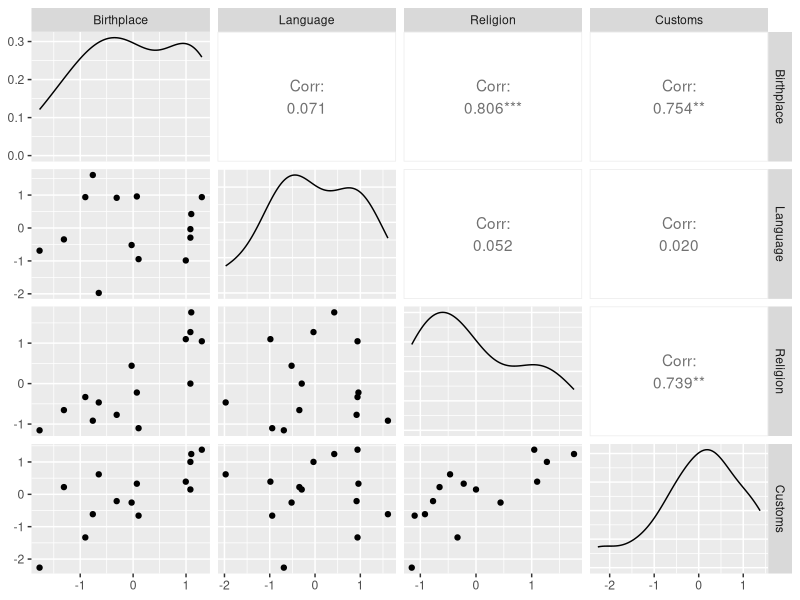
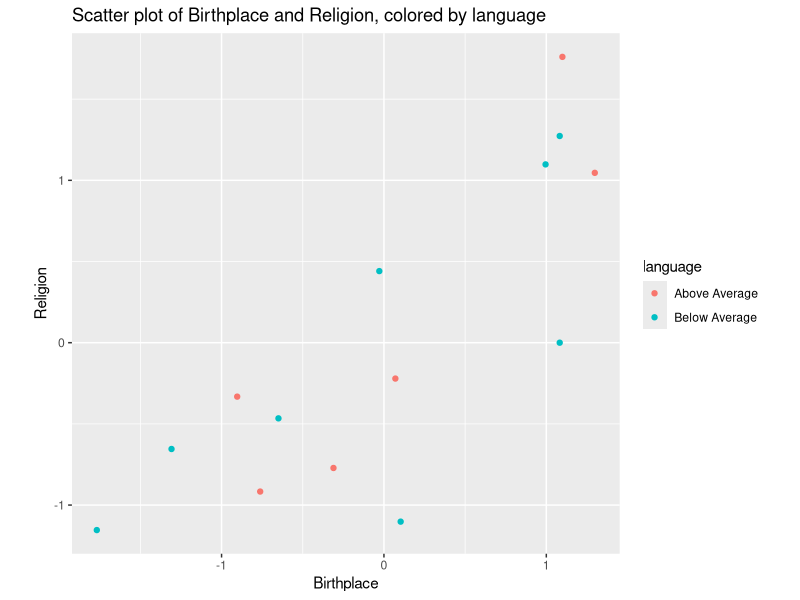
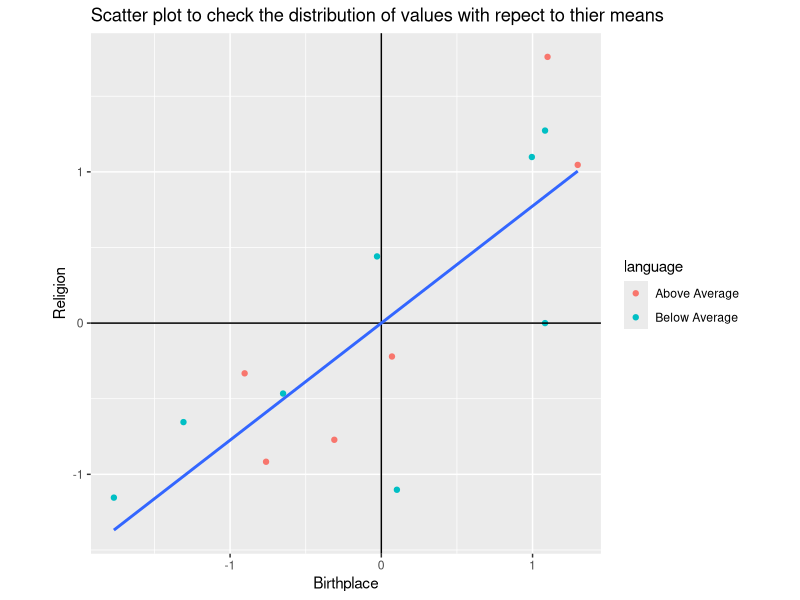

Recreate these plots in R, in order.
## ---- chunk 1
knitr::opts_chunk$set(echo = TRUE)
## ---- chunk 2
library(ggplot2)
library(broom)
library(tidyr)
library(GGally)

prcSurvey <- read.csv('Pew Research - Final2.csv', header=TRUE)
prcSurvey$SumOfScore <- prcSurvey$Birthplace + prcSurvey$Language	+ 
  prcSurvey$Religion + prcSurvey$Customs
prcSurvey

## ---- chunk 3
ggpairs(prcSurvey, columns = c("Birthplace","Language","Religion","Customs"))
## ---- chunk 4
meanWeak <- mean(prcSurvey$Language)

meanRel <- mean(prcSurvey$Religion)

meanBirth <- mean(prcSurvey$Birthplace)

language = rep(NA, nrow(prcSurvey))
language[prcSurvey$Language > meanWeak] = "Above Average"
language[prcSurvey$Language <= meanWeak] = "Below Average"
prcSurvey2 = data.frame(prcSurvey, language)

ggplot(prcSurvey2, aes(x=Birthplace, y=Religion, color=language)) +
  geom_point() + coord_fixed() +
  labs(title = "Scatter plot of Birthplace and Religion, colored by language")

ggplot(prcSurvey2, aes(x=Birthplace, y=Religion)) + 
  geom_point(aes(color=language)) + 
  geom_hline(aes(yintercept=meanRel)) +
  geom_vline(aes(xintercept=meanBirth)) +
  geom_smooth(method="lm",se=FALSE) + coord_fixed() +
  labs(title = "Scatter plot to check the distribution of values with repect to thier means")
